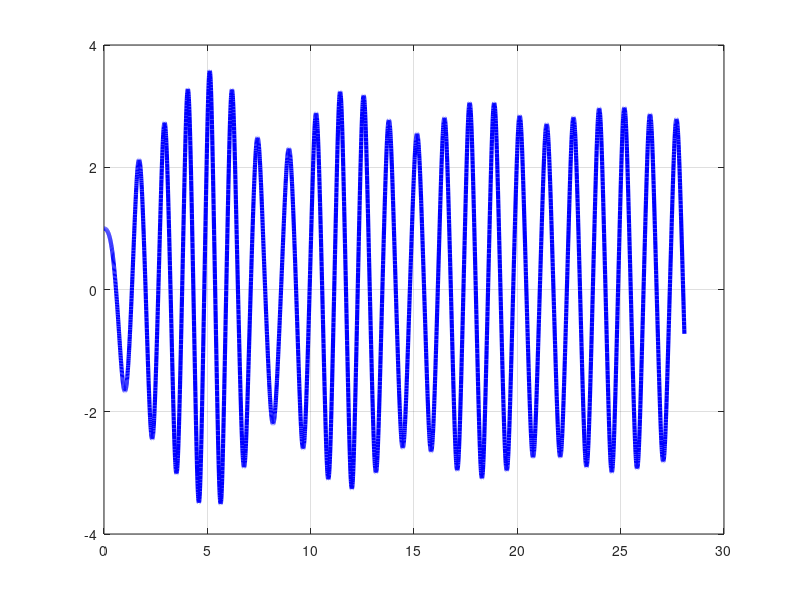
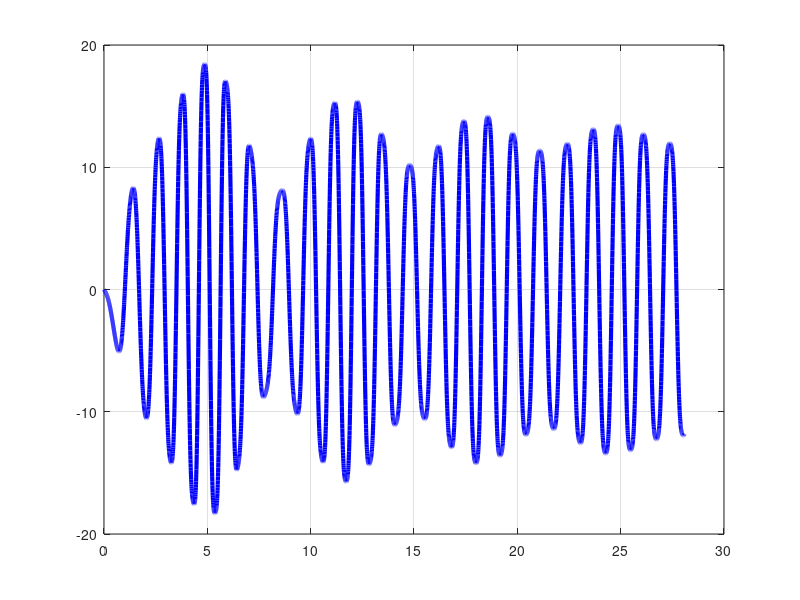
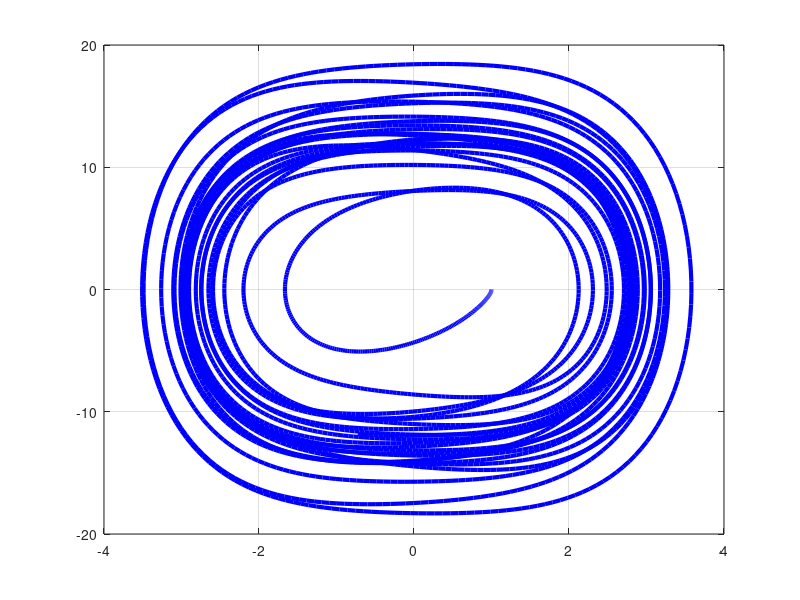

Recreate these plots in MATLAB, in order.
% ecuación de duffing
clear all; close all;
g = 9.811; l = 1.0;m = 1.0; b = 0.2;
w = sqrt(g/l); tf= (2*pi/w)*14; F0 = 10;
N = 5000; dt = tf/N;
wf = 5; bet = 3.1;
t(1) = 0; x(1) = 1; vx(1)=0;
%%%%%%%%%%%%%%%%%%%%%%%%%%%%%%%%%%%%%%%%%
for n =  1:N
  t(n+1) = n*dt;
  xhalf = x(n) + vx(n)*(dt/2);
  vxhalf = vx(n) - (w^2)*x(n)*(dt/2)...
        - (bet/m)*x(n)^3*(dt/2)...
        -(b/m)*vx(n)*(dt/2)...
        + (F0/m)*cos(wf*t(n))*(dt/2);
  x(n+1) = x(n) + vxhalf*(dt);
  vx(n+1) = vx(n) - (w^2)*xhalf*(dt)...
        - (bet/m)*xhalf^3*(dt)...
        -(b/m)*vxhalf*(dt)...
        + (F0/m)*cos(wf*t(n))*(dt);
endfor
%%%%%%%%%%%%%%%%%%%%%%%%%%%%%%%%%%%%%%%%%%%%%%
figure(1); clf;
plot(t, x, 'b-', 'linewidth',3);grid on;
figure(2); clf;
plot(t, vx,'b-', 'linewidth',3);grid on;
figure(3);clf;
plot(x, vx,'b-', 'linewidth',3);grid on;
